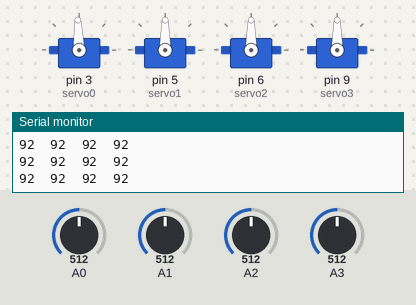
A sketch run on a simulated Arduino Uno, built with avr-gcc and run on an emulated ATmega328P. Parts: 4 × servo, the last lines printed to the serial monitor. Inputs (shaded band) come from the test bench; at power-on: A0 = 512, A1 = 512, A2 = 512, A3 = 512.

Above: at 1.2 s.
1.3 s: A0 set to 62
At 1.6 s:
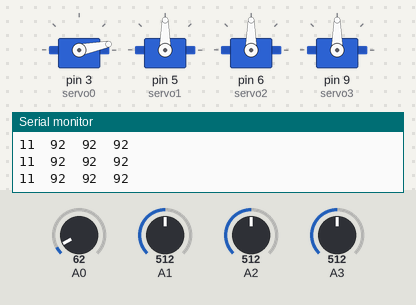
2.8 s: A0 set to 52
At 3.7 s:
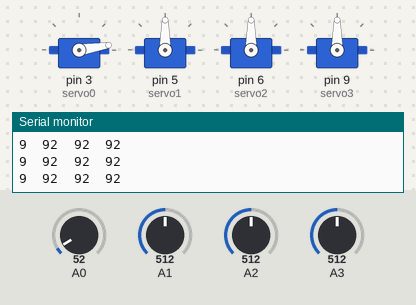
4.3 s: A0 set to 716
At 5.3 s:
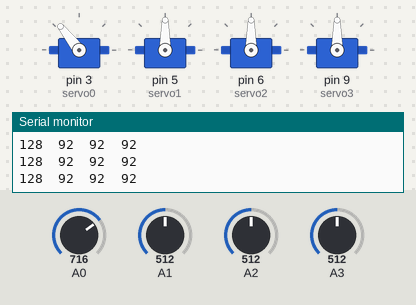
5.8 s: A0 set to 992
At 6.4 s:
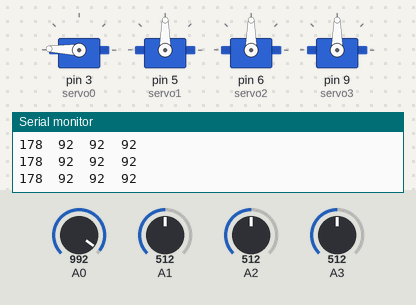
7.3 s: A1 set to 539
10.3 s: A1 set to 570
Timing chart, 0 to 13.3 s (numbered marks = the images above; inputs shaded):
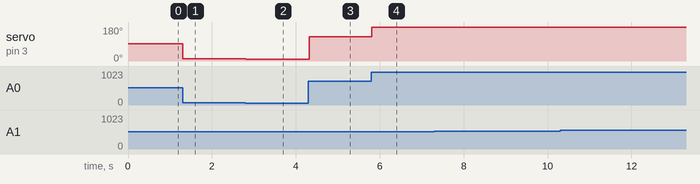

Measured:
- after the input at 1.3 s, servo on pin 3 (servo0): 92° → 11° at once
- after the input at 2.8 s, servo on pin 3 (servo0): 11° → 9° at once
- after the input at 4.3 s, servo on pin 3 (servo0): 9° → 128° at once
- after the input at 5.8 s, servo on pin 3 (servo0): 128° → 178° at once

The sketch:

P1Challenge6_servo_back_and_forth.ino
```cpp
#include <Servo.h>
int servo_pin = 2 ;
Servo servo0; // Create object
Servo servo1;
Servo servo2;
Servo servo3;

int ar0;
int ar1;
int ar2;
int ar3;

void setup() {
Serial.begin(9600);
servo0.attach( 3 );
servo1.attach( 5 );
servo2.attach( 6 );
servo3.attach( 9 );
pinMode(A0,INPUT);
pinMode(A1,INPUT);
pinMode(A2,INPUT);
pinMode(A3,INPUT);

}
void loop() {
ar0=analogRead(A0);
ar1=analogRead(A1);
ar2=analogRead(A2);
ar3=analogRead(A3);
Serial.print(ar0*18/100);
Serial.print("\t");
Serial.print(ar1*18/100);
Serial.print("\t");
Serial.print(ar2*18/100);
Serial.print("\t");
Serial.print(ar3*18/100);
Serial.print("\t");
Serial.print("\n");
servo0.write(ar0*18/100); // Highest angle
//servo1.write(ar0*18/100);
//servo2.write(ar0*18/100);
//servo3.write(ar0/100);
delay(20);

}
```
